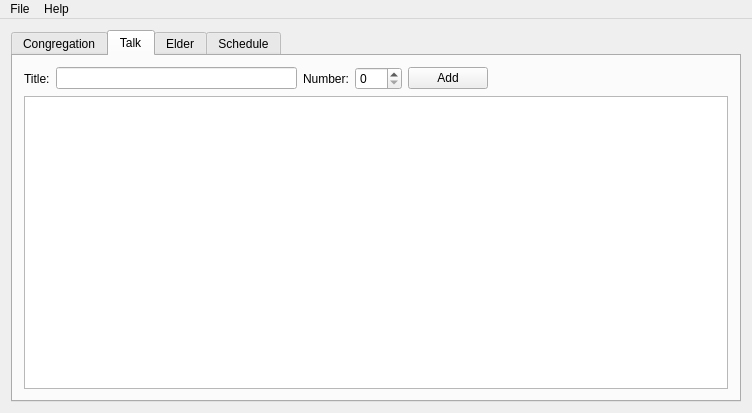
<?xml version="1.0" encoding="UTF-8"?>
<ui version="4.0">
 <class>MainWindow</class>
 <widget class="QMainWindow" name="MainWindow">
  <property name="geometry">
   <rect>
    <x>0</x>
    <y>0</y>
    <width>752</width>
    <height>413</height>
   </rect>
  </property>
  <property name="windowTitle">
   <string>MainWindow</string>
  </property>
  <widget class="QWidget" name="centralWidget">
   <layout class="QHBoxLayout" name="horizontalLayout_2">
    <item>
     <widget class="QTabWidget" name="tabWidget">
      <property name="currentIndex">
       <number>1</number>
      </property>
      <widget class="QWidget" name="congregationTab">
       <attribute name="title">
        <string>Congregation</string>
       </attribute>
       <layout class="QVBoxLayout" name="verticalLayout_2">
        <item>
         <layout class="QHBoxLayout" name="horizontalLayout">
          <item>
           <widget class="QLabel" name="congregationTextFieldLabel">
            <property name="text">
             <string>Name:</string>
            </property>
           </widget>
          </item>
          <item>
           <widget class="QLineEdit" name="congregationNameTextField"/>
          </item>
          <item>
           <widget class="QPushButton" name="addCongragationButton">
            <property name="text">
             <string>Add</string>
            </property>
           </widget>
          </item>
          <item>
           <spacer name="horizontalSpacer">
            <property name="orientation">
             <enum>Qt::Horizontal</enum>
            </property>
            <property name="sizeType">
             <enum>QSizePolicy::MinimumExpanding</enum>
            </property>
            <property name="sizeHint" stdset="0">
             <size>
              <width>40</width>
              <height>20</height>
             </size>
            </property>
           </spacer>
          </item>
         </layout>
        </item>
        <item>
         <widget class="QTableWidget" name="congregationTable">
          <property name="minimumSize">
           <size>
            <width>681</width>
            <height>0</height>
           </size>
          </property>
         </widget>
        </item>
       </layout>
      </widget>
      <widget class="QWidget" name="talkTab">
       <attribute name="title">
        <string>Talk</string>
       </attribute>
       <layout class="QVBoxLayout" name="verticalLayout_3">
        <item>
         <layout class="QHBoxLayout" name="horizontalLayout_3">
          <item>
           <widget class="QLabel" name="talkTitleLabel">
            <property name="text">
             <string>Title:</string>
            </property>
           </widget>
          </item>
          <item>
           <widget class="QLineEdit" name="talkTitleTextField"/>
          </item>
          <item>
           <widget class="QLabel" name="talkNumberLabel">
            <property name="text">
             <string>Number:</string>
            </property>
           </widget>
          </item>
          <item>
           <widget class="QSpinBox" name="talkNumberSpinner">
            <property name="minimum">
             <number>0</number>
            </property>
            <property name="maximum">
             <number>999</number>
            </property>
           </widget>
          </item>
          <item>
           <widget class="QPushButton" name="addTalkButton">
            <property name="text">
             <string>Add</string>
            </property>
           </widget>
          </item>
          <item>
           <spacer name="horizontalSpacer_2">
            <property name="orientation">
             <enum>Qt::Horizontal</enum>
            </property>
            <property name="sizeType">
             <enum>QSizePolicy::MinimumExpanding</enum>
            </property>
            <property name="sizeHint" stdset="0">
             <size>
              <width>40</width>
              <height>20</height>
             </size>
            </property>
           </spacer>
          </item>
         </layout>
        </item>
        <item>
         <widget class="QTableWidget" name="tableWidget"/>
        </item>
       </layout>
      </widget>
      <widget class="QWidget" name="elderTab">
       <attribute name="title">
        <string>Elder</string>
       </attribute>
       <layout class="QVBoxLayout" name="verticalLayout_6">
        <item>
         <layout class="QGridLayout" name="gridLayout">
          <item row="2" column="4">
           <widget class="QComboBox" name="comboBox_2"/>
          </item>
          <item row="1" column="5">
           <widget class="QLabel" name="lastNameLabel">
            <property name="text">
             <string>Last Name:</string>
            </property>
            <property name="alignment">
             <set>Qt::AlignRight|Qt::AlignTrailing|Qt::AlignVCenter</set>
            </property>
           </widget>
          </item>
          <item row="1" column="3">
           <widget class="QLabel" name="middleNameLabel">
            <property name="text">
             <string>Middle Name:</string>
            </property>
            <property name="alignment">
             <set>Qt::AlignRight|Qt::AlignTrailing|Qt::AlignVCenter</set>
            </property>
           </widget>
          </item>
          <item row="2" column="0">
           <widget class="QLabel" name="phoneNumberLabel">
            <property name="text">
             <string>Phone Number:</string>
            </property>
            <property name="alignment">
             <set>Qt::AlignRight|Qt::AlignTrailing|Qt::AlignVCenter</set>
            </property>
           </widget>
          </item>
          <item row="2" column="3">
           <widget class="QLabel" name="congregationLabel">
            <property name="text">
             <string>Congregation:</string>
            </property>
            <property name="alignment">
             <set>Qt::AlignRight|Qt::AlignTrailing|Qt::AlignVCenter</set>
            </property>
           </widget>
          </item>
          <item row="1" column="0">
           <widget class="QLabel" name="firstNameLabel">
            <property name="text">
             <string>First Name:</string>
            </property>
            <property name="alignment">
             <set>Qt::AlignRight|Qt::AlignTrailing|Qt::AlignVCenter</set>
            </property>
           </widget>
          </item>
          <item row="2" column="1">
           <widget class="QLineEdit" name="lineEdit_4">
            <property name="cursor">
             <cursorShape>IBeamCursor</cursorShape>
            </property>
            <property name="text">
             <string/>
            </property>
            <property name="clearButtonEnabled">
             <bool>false</bool>
            </property>
           </widget>
          </item>
          <item row="2" column="5">
           <widget class="QLabel" name="talkNumberLabel_2">
            <property name="text">
             <string>Talk Number:</string>
            </property>
            <property name="alignment">
             <set>Qt::AlignRight|Qt::AlignTrailing|Qt::AlignVCenter</set>
            </property>
           </widget>
          </item>
          <item row="1" column="8" rowspan="2">
           <spacer name="horizontalSpacer_3">
            <property name="orientation">
             <enum>Qt::Horizontal</enum>
            </property>
            <property name="sizeHint" stdset="0">
             <size>
              <width>40</width>
              <height>20</height>
             </size>
            </property>
           </spacer>
          </item>
          <item row="1" column="1">
           <widget class="QLineEdit" name="lineEdit"/>
          </item>
          <item row="1" column="6">
           <widget class="QLineEdit" name="lineEdit_3"/>
          </item>
          <item row="1" column="4">
           <widget class="QLineEdit" name="lineEdit_2"/>
          </item>
          <item row="2" column="6">
           <widget class="QComboBox" name="comboBox"/>
          </item>
         </layout>
        </item>
        <item alignment="Qt::AlignRight">
         <widget class="QPushButton" name="addElderButton">
          <property name="text">
           <string>Add</string>
          </property>
         </widget>
        </item>
        <item>
         <widget class="QTableWidget" name="tableWidget_2"/>
        </item>
       </layout>
      </widget>
      <widget class="QWidget" name="scheduleTab">
       <attribute name="title">
        <string>Schedule</string>
       </attribute>
       <layout class="QVBoxLayout" name="verticalLayout_5">
        <item>
         <layout class="QHBoxLayout" name="horizontalLayout_4">
          <item>
           <widget class="QGroupBox" name="groupBox">
            <property name="title">
             <string>Start Date</string>
            </property>
            <property name="flat">
             <bool>false</bool>
            </property>
            <layout class="QVBoxLayout" name="verticalLayout">
             <item>
              <widget class="QCalendarWidget" name="startDateSelectorCalendar"/>
             </item>
            </layout>
           </widget>
          </item>
          <item>
           <widget class="QGroupBox" name="groupBox_2">
            <property name="title">
             <string>End Date</string>
            </property>
            <layout class="QVBoxLayout" name="verticalLayout_4">
             <item>
              <widget class="QCalendarWidget" name="startDateSelectorCalendar_2"/>
             </item>
            </layout>
           </widget>
          </item>
         </layout>
        </item>
        <item>
         <widget class="QProgressBar" name="progressBar">
          <property name="enabled">
           <bool>true</bool>
          </property>
          <property name="layoutDirection">
           <enum>Qt::LeftToRight</enum>
          </property>
          <property name="autoFillBackground">
           <bool>false</bool>
          </property>
          <property name="value">
           <number>0</number>
          </property>
          <property name="alignment">
           <set>Qt::AlignCenter</set>
          </property>
          <property name="textVisible">
           <bool>true</bool>
          </property>
          <property name="orientation">
           <enum>Qt::Horizontal</enum>
          </property>
          <property name="invertedAppearance">
           <bool>false</bool>
          </property>
         </widget>
        </item>
        <item>
         <layout class="QHBoxLayout" name="horizontalLayout_5">
          <item alignment="Qt::AlignRight">
           <widget class="QPushButton" name="generateButton">
            <property name="text">
             <string>Generate</string>
            </property>
           </widget>
          </item>
         </layout>
        </item>
       </layout>
      </widget>
     </widget>
    </item>
   </layout>
  </widget>
  <widget class="QMenuBar" name="menuBar">
   <property name="geometry">
    <rect>
     <x>0</x>
     <y>0</y>
     <width>752</width>
     <height>23</height>
    </rect>
   </property>
   <widget class="QMenu" name="menuFile">
    <property name="title">
     <string>File</string>
    </property>
    <addaction name="actionOptions"/>
    <addaction name="actionExit"/>
   </widget>
   <widget class="QMenu" name="menuHelp">
    <property name="title">
     <string>Help</string>
    </property>
    <addaction name="actionAbout"/>
    <addaction name="actionAbout_2"/>
   </widget>
   <addaction name="menuFile"/>
   <addaction name="menuHelp"/>
  </widget>
  <action name="actionOptions">
   <property name="text">
    <string>Options</string>
   </property>
  </action>
  <action name="actionExit">
   <property name="text">
    <string>Exit</string>
   </property>
  </action>
  <action name="actionAbout">
   <property name="text">
    <string>How to...</string>
   </property>
  </action>
  <action name="actionAbout_2">
   <property name="text">
    <string>About</string>
   </property>
  </action>
 </widget>
 <layoutdefault spacing="6" margin="11"/>
 <resources/>
 <connections/>
</ui>
